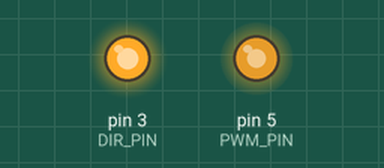
Recording of a sketch running on a simulated Arduino Uno, built with avr-gcc and run on an emulated ATmega328P. Parts: output pins drawn as LEDs (lit = HIGH).

Above: at 0.05 s.
At 3.5 s:
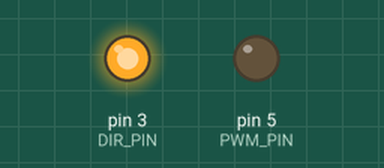
At 6.95 s:
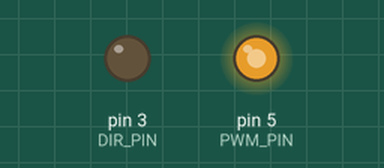
Timing chart, 0 to 9.1 s (numbered marks = the images above):
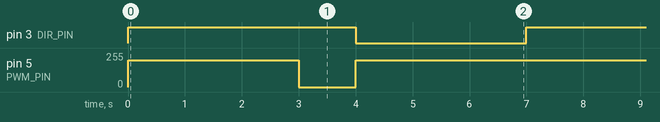

The sketch:

sketch_may11a.ino
```cpp
#define DIR_PIN 3
#define PWM_PIN 5

void setup() {
  pinMode(DIR_PIN, OUTPUT);
  pinMode(PWM_PIN, OUTPUT);
}

void loop() {
  // Forward
  digitalWrite(DIR_PIN, HIGH);
  analogWrite(PWM_PIN, 200);
  delay(3000);
analogWrite(PWM_PIN, 0);
delay(1000);
  // Reverse
  digitalWrite(DIR_PIN, LOW);
  analogWrite(PWM_PIN, 200);
  delay(3000);
}
```

Measured:
- by itself, pin 3 (DIR_PIN): alternates HIGH for 4.0 s and LOW for 3.0 s
- by itself, pin 5 (PWM_PIN): repeats every 7.0 s: 0/255 1.0 s, 200/255 6.0 s
